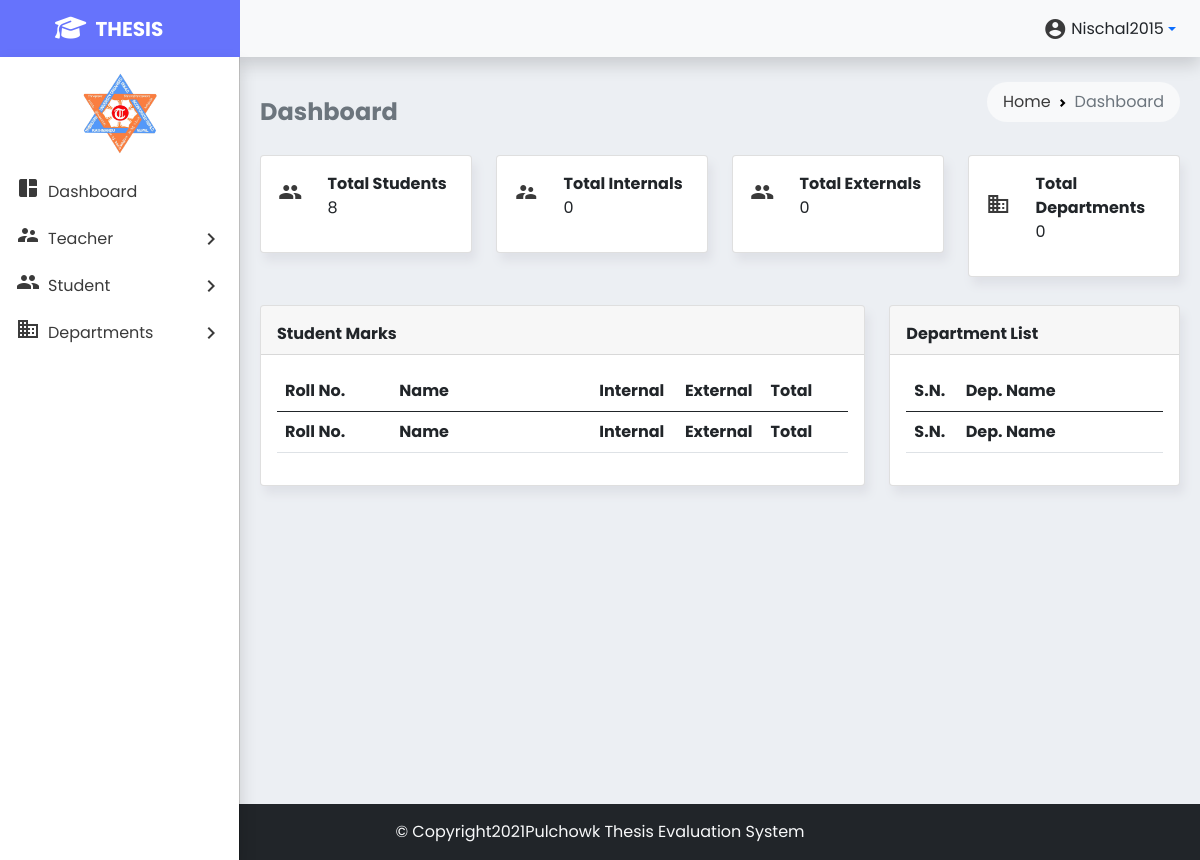
The page /dashboard.php (signed in) on the database as committed earlier.
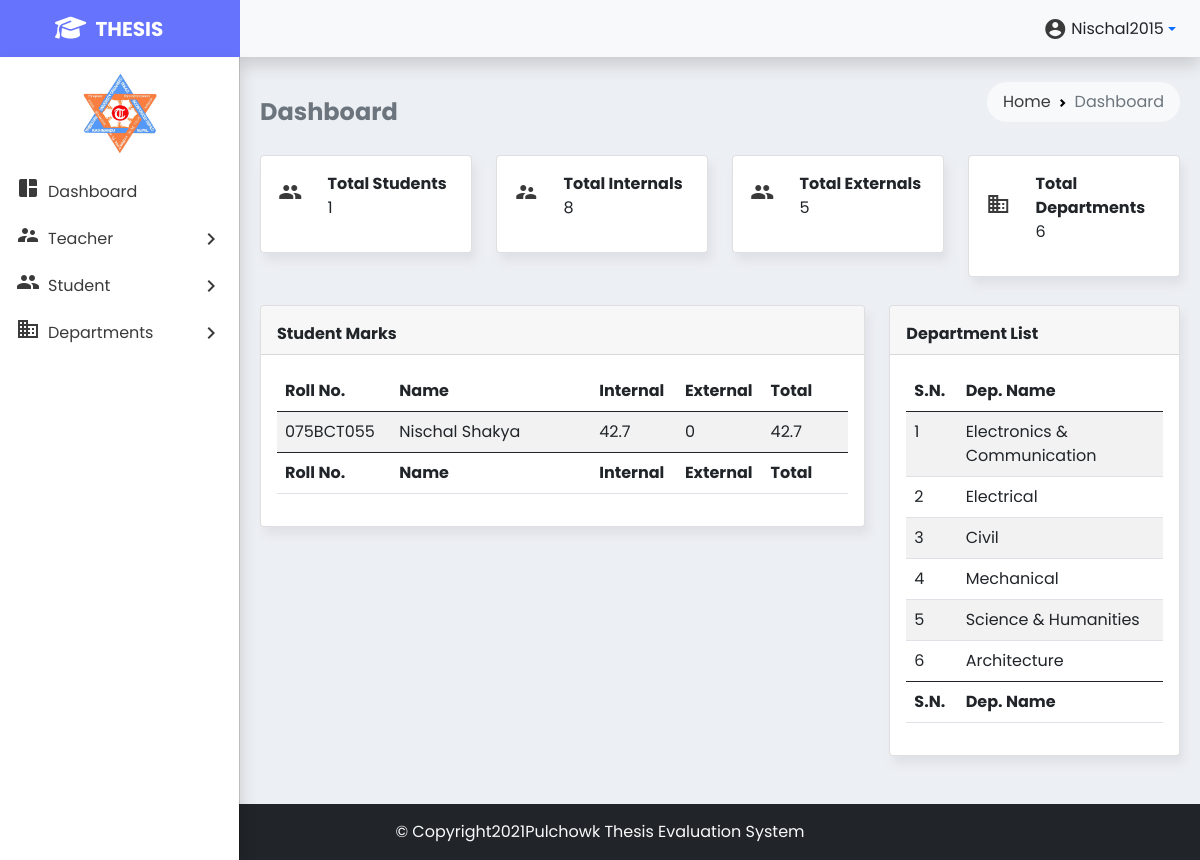
The same page on the database as committed later.
### tables this page shows
CREATE TABLE `total_marks` (
  `tm_id` int(10) NOT NULL,
  `tm_student_id` int(10) NOT NULL,
  `tm_mid_sup` decimal(8,2) NOT NULL,
  `tm_mid_com` decimal(8,2) NOT NULL,
  `tm_mid_ext` decimal(8,2) NOT NULL,
  `tm_final_sup` decimal(8,2) NOT NULL,
  `tm_final_com` decimal(8,2) NOT NULL,
  `tm_final_ext` decimal(8,2) NOT NULL
);

CREATE TABLE `students` (
  `student_id` int(10) NOT NULL,
  `student_fname` text NOT NULL,
  `student_lname` text NOT NULL,
  `student_roll` varchar(12) NOT NULL,
  `student_gender` text NOT NULL,
  `student_regdate` date NOT NULL,
  `student_year` int(4) NOT NULL,
  `student_dep` varchar(30) NOT NULL,
  `student_thesis` varchar(255) NOT NULL
);

CREATE TABLE `department` (
  `dep_id` int(3) NOT NULL,
  `dep_name` text NOT NULL
);

### partials/_function.php (called while the page is built)
<?php function e($value){return htmlspecialchars($value,ENT_QUOTES,'utf-8');} ?>

### dashboard.php (the view, shortened to what the changed rows need)
<!doctype html>
<html lang="en">
<head>
    <link href="https://cdn.jsdelivr.net/npm/bootstrap@5.0.2/dist/css/bootstrap.min.css" rel="stylesheet"
>
    <link href="https://cdn.datatables.net/1.10.25/css/dataTables.bootstrap5.min.css" rel="stylesheet">
    <link href="styles/style.min.css" rel="stylesheet">
</head>
<body><?php include 'partials/_function.php'; ?><header>
        <?php include 'partials/_nav2.php'; ?><?php include 'partials/_dbconnect.php'; ?></header>
    <main class="mt-1 p-2" style="min-height:800px">
        <div class="container-fluid">
            <div class="row">
                <div class="col-md-3">
                    <div class="mt-1 card mb-4">
                        <div class="card-body">
                            <div class="row align-items-center">
                                <div class="col-md-9"><strong class="card-title">Total Students</strong>
                                    <p><?php $sql="SELECT `student_id` from `students`";$result=mysqli_query($conn,$sql);echo mysqli_num_rows($result); ?>
                                    </p>
                                </div>
                            </div>
                        </div>
                    </div>
                </div>
                <div class="col-md-3">
                    <div class="mt-1 card mb-4">
                        <div class="card-body">
                            <div class="row align-items-center">
                                <div class="col-md-9"><strong class="card-title">Total Internals</strong>
                                    <p><?php $sql="SELECT `teacher_id` FROM `teacher`";$result=mysqli_query($conn,$sql);echo mysqli_num_rows($result); ?>
                                    </p>
                                </div>
                            </div>
                        </div>
                    </div>
                </div>
                <div class="col-md-3">
                    <div class="mt-1 card mb-4">
                        <div class="card-body">
                            <div class="row align-items-center">
                                <div class="col-md-9"><strong class="card-title">Total Externals</strong>
                                    <p><?php $sql="SELECT `external_id` FROM `ext_teacher`";$result=mysqli_query($conn,$sql);echo mysqli_num_rows($result); ?>
                                    </p>
                                </div>
                            </div>
                        </div>
                    </div>
                </div>
                <div class="col-md-3">
                    <div class="mt-1 card mb-4">
                        <div class="card-body">
                            <div class="row align-items-center">
                                <div class="col-md-9"><strong class="card-title">Total Departments</strong>
                                    <p><?php $sql="SELECT `dep_id` from `department`";$result=mysqli_query($conn,$sql);echo mysqli_num_rows($result); ?>
                                    </p>
                                </div>
                            </div>
                        </div>
                    </div>
                </div>
                <div class="col-md-8">
                    <div class="mt-1 card mb-4">
                        <div class="card-body">
                            <div class="table-responsive">
                                <table class="table table-hover table-striped" id="student-marks" style="width:100%">
                                    <colgroup>
                                    </colgroup>
                                    <thead>
                                        <tr>
                                            <th>Roll No.</th>
                                            <th>Name</th>
                                            <th>Internal</th>
                                            <th>External</th>
                                            <th>Total</th>
                                        </tr>
                                    </thead>
                                    <tbody><?php $st_sql="SELECT s.student_roll, s.student_fname, s.student_lname, tm.tm_mid_sup, tm.tm_mid_com, tm.tm_mid_ext, tm.tm_final_sup, tm.tm_final_com, tm.tm_final_ext\n                                        FROM students s\n                                        INNER JOIN total_marks tm\n                                        ON s.student_id=tm.tm_student_id\n                                        ";$result=mysqli_query($conn,$st_sql);while($st_row=mysqli_fetch_assoc($result)){$internal=$st_row['tm_mid_sup']+$st_row['tm_mid_com']+$st_row['tm_final_sup']+$st_row['tm_final_com'];$external=$st_row['tm_final_ext']+$st_row['tm_mid_ext'];$total=$internal+$external;echo '
    <tr>
        <td>'.e($st_row['student_roll']).'</td>
        <td>'.e($st_row['student_fname']).' '.e($st_row['student_lname']).'</td>
        <td>'.e($internal).'</td>
        <td>'.e($external).'</td>
        <td>'.e($total).'</td>
    </tr>
    ';} ?></tbody>
                                    <tfoot>
                                        <tr>
                                            <th>Roll No.</th>
                                            <th>Name</th>
                                            <th>Internal</th>
                                            <th>External</th>
                                            <th>Total</th>
                                        </tr>
                                    </tfoot>
                                </table>
                            </div>
                        </div>
                    </div>
                </div>
                <div class="col-md-4">
                    <div class="mt-1 card mb-4">
                        <div class="card-body">
                            <div class="table-responsive">
                                <table class="table table-hover table-striped" id="department-list" style="width:100%">
                                    <colgroup>
                                    </colgroup>
                                    <thead>
                                        <tr>
                                            <th>S.N.</th>
                                            <th>Dep. Name</th>
                                        </tr>
                                    </thead>
                                    <tbody><?php $sql="SELECT * FROM `department`";$result=mysqli_query($conn,$sql);$sno=1;while($row=mysqli_fetch_assoc($result)){echo '
    <tr>
        <td>'.$sno.'</td>
        <td>'.$row['dep_name'].'</td>
    </tr>';$sno+=1;} ?></tbody>
                                    <tfoot>
                                        <tr>
                                            <th>S.N.</th>
                                            <th>Dep. Name</th>
                                        </tr>
                                    </tfoot>
                                </table>
                            </div>
                        </div>
                    </div>
                </div>
            </div>
        </div>
    </main>
</body>
</html>

Rows that differ between the two databases and show on the page:
added total_marks: tm_student.student_roll "075BCT055", tm_student.student_fname "Nischal", tm_student.student_lname "Shakya", internal "42.7", external "0", total "42.7"
added department: dep_name "Electronics & Communi­cation"
added department: dep_name "Electrical"
added department: dep_name "Civil"
added department: dep_name "Mechanical"
added department: dep_name "Science & Humanities"
added department: dep_name "Architecture"
Other text that changed with them:
mysqli_num_rows($result): "8" → "1"
mysqli_num_rows($result): "0" → "8"
mysqli_num_rows($result): "0" → "5"
mysqli_num_rows($result): "0" → "6"
